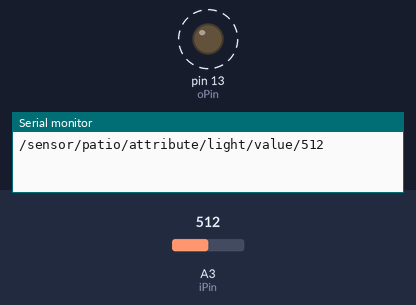
The sketch below on a simulated Arduino Uno, built with avr-gcc and run on an emulated ATmega328P. On the bench: output pins drawn as LEDs (lit = HIGH), the last lines printed to the serial monitor. Dashed ring = blinking. The test bench sets the inputs (shaded band); at power-on: A3 (iPin) = 512.

Above: at 1.8 s.
1.9 s: A3 (iPin) set to 0
At 2.7 s:
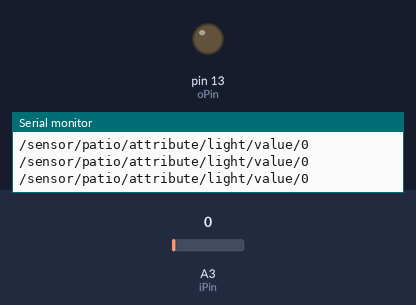
6.0 s: A3 (iPin) set to 511
At 6.4 s:
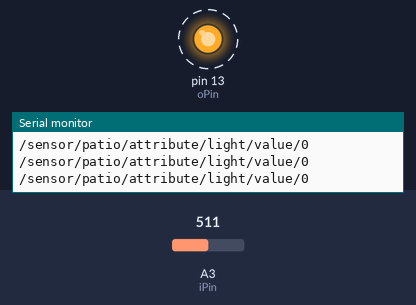
10.1 s: A3 (iPin) set to 1023
At 10.5 s:
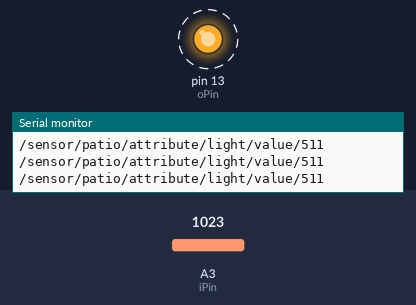
Timing chart, 0 to 20.2 s (numbered marks = the images above; inputs shaded):
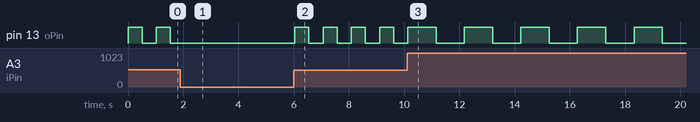

Measured:
- after the input at 1.9 s, pin 13 (oPin): stops changing and stays LOW
- after the input at 6.0 s, pin 13 (oPin): alternates HIGH for 0.51 s and LOW for 0.51 s, starting at once
- after the input at 10.1 s, pin 13 (oPin): alternates HIGH for 1.0 s and LOW for 1.0 s, starting after 1.1 s
- by itself, pin 13 (oPin): alternates HIGH for 0.51 s and LOW for 0.51 s

The sketch:

sostest.ino
```cpp
int oPin = 13;
int iPin = 3;
int val = 0;
String sensor = "patio";
String attrib = "light";

void setup()
{
  pinMode(oPin, OUTPUT);
  Serial.begin(9600);
}


void dot(int val)
{
  digitalWrite(oPin, HIGH);
  delay(val);
  digitalWrite(oPin, LOW);
  delay(val);
}

void loop()
{
  val = analogRead(iPin);
  dot(val);
  String formattedUrl = getFormattedUrl(sensor, attrib, val);
  Serial.println(formattedUrl);
}

String getFormattedUrl(String s, String a, int v) {
  return "/sensor/" + s + "/attribute/" + a + "/value/" + v;
}
```
